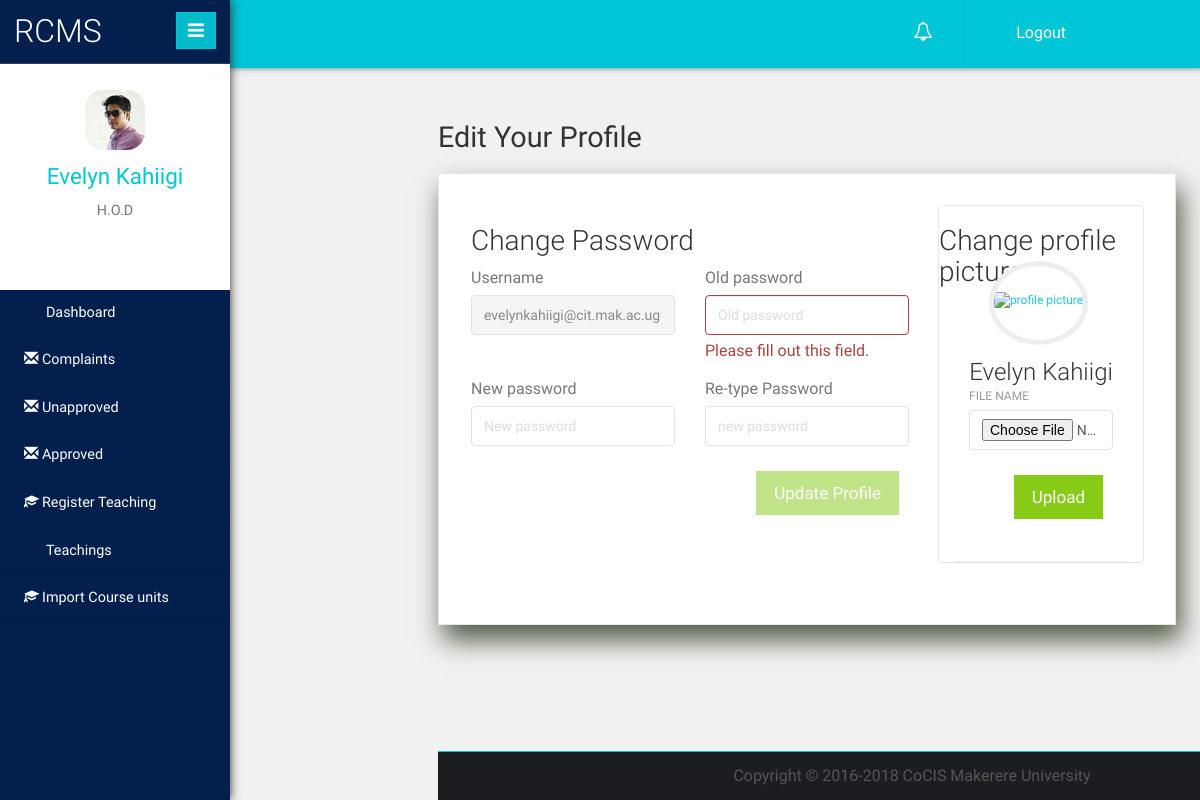
The app's page /HOD/userprofile.php (signed in) with its own data.
### tables this page shows
CREATE TABLE `users` (
  `userID` int(10) NOT NULL,
  `username` varchar(45) NOT NULL,
  `password` varchar(32) NOT NULL,
  `profilepic` varchar(100) NOT NULL,
  `usertype` varchar(20) NOT NULL,
  `last_logOn` timestamp NOT NULL DEFAULT CURRENT_TIMESTAMP ON UPDATE CURRENT_TIMESTAMP,
  `secret_code` varchar(32) NOT NULL
);

CREATE TABLE `staff` (
  `staffId` varchar(12) NOT NULL,
  `fName` varchar(20) NOT NULL,
  `lName` varchar(25) NOT NULL,
  `DOB` date NOT NULL,
  `gender` varchar(1) NOT NULL,
  `nationality` varchar(35) NOT NULL,
  `contact` varchar(15) NOT NULL,
  `email` varchar(45) NOT NULL,
  `staffType` varchar(30) NOT NULL,
  `dept_ID` int(6) NOT NULL,
  `userID` int(10) NOT NULL
);

### login_system/core.inc.php (called while the page is built, shortened)
<?php
 if (isset($_SESSION['RCMS_user_id']) && !empty($_SESSION['RCMS_user_id'])){
	 $query1="SELECT usertype FROM users WHERE userID=".$_SESSION['RCMS_user_id'];
	 $query1_run=mysqli_query($link,$query1);
	 $row=mysqli_fetch_row($query1_run);
	 $usertype=$row[0];
 }
 function getuserfield($field){
  	$query="SELECT $field FROM users WHERE userID=".$_SESSION['RCMS_user_id'];
 	if ($query_run=mysqli_query($GLOBALS['link'],$query)) {
 		if ($query_result=mysqli_fetch_row($query_run)) {
 			return $query_result[0];
 		}
 	}
 }
function getuserInfo($field,$table,$uniquefield,$uniquefieldvalue){
  	$query="SELECT $field FROM $table WHERE $uniquefield='".$uniquefieldvalue."'";
 	if ($query_run=mysqli_query($GLOBALS['link'],$query)) {
 		if ($query_result=mysqli_fetch_row($query_run)) {
 			return $query_result[0];
 		}
 	}
 }
?>

### HOD/userprofile.php (the view, shortened to what this page needs)
<?php
 require 'header.php';
?>
   <div class="graph-visual tables-main animated fadeInRight">
     <h2 class="inner-tittle">Edit Your Profile</h2>
        <div class="graph">
<div class="row">
    <div class="col-md-8">
   <div class="content">
    <form class="form" data-toggle="validator" action="" method="POST">
            <h3 class="title3">Change Password</h3>
                <div class="row">
                    <div class="col-md-6">
                        <div class="form-group">
                            <label>Username</label>
                            <input type="text" readonly class="form-control" placeholder="Username" name="UserName" required value="<?php echo $hodemail;?>">
                        </div>
                    </div>
                    <div class="col-md-6">
                        <div class="form-group">
                            <label>Old password</label>
                            <input type="password" class="form-control" placeholder="Old password" name="Oldpaswd" autofocus value="" required>
                            <div class="help-block with-errors"></div>
                        </div>
                    </div>
                </div>
                <div class="row">
                    <div class="col-md-6">
                        <div class="form-group">
                            <label>New password</label>
                            <input type="password" class="form-control" placeholder="New password" name="Newpaswd" id="Newpaswd" data-minlength="4" value="" required>
                        </div>
                    </div>
                    <div class="col-md-6">
                        <div class="form-group">
                            <label>Re-type Password</label>
                            <input type="password" class="form-control" placeholder="new password" name="Newpaswdagain" value="" required data-match="#Newpaswd" data-match-error="Whoops, the passwords don't match">
                        </div>
                    </div>
                </div>
                <button type="submit" class="btn btn-success btn-fill pull-right">Update Profile</button>
                <div class="clearfix"></div>
            </form>
        </div>
</div>
<div class="col-md-4">
<div class="card card-user">
    <div class="image">
        <h3 class="title3">Change profile picture</h3>
    </div>
    <div class="content">
        <div class="author">
             <a href="#">
            <img class="avatar border-gray down" src="<?php if(!empty($profilepic)){ echo $profilepic=getuserfield('profilepic');}else{ echo '../images/tim_vector.jpe';}?>" alt="profile picture"/>
              <h4 class="title">
              <?php echo ucfirst($hodfname." ".$hodlname);?><br />
              </h4>
            </a>
        </div>
        <div class="col-xs-12 col-sm-12 col-md-12 col-lg-12">
          <form enctype="multipart/form-data" method="POST" action="">
       <div class="form-group">
           <label>File Name</label>
           <input type="file" class="form-control" name="image" id="file" value="" required="required" title="">
        </div>
   <button type="submit" class="btn btn-success btn-fill pull-right">Upload</button>
   </form>
</div>
    </div>
    <hr>
</div>
</div>
</div>
</div>
<?php
require("../footer.php");
?>

### HOD/header.php (shortened to what this page needs)
<?php
require("../login_system/dbconnection.php");
require("../login_system/core.inc.php");
?>
<!DOCTYPE HTML>
<html>
<head>
<link href="../Assets/css/bootstrap.min.css" rel='stylesheet' type='text/css' />
<link href="../Assets/css/style.css" rel='stylesheet' type='text/css' />
<link href="../Assets/css/font-awesome.css" rel="stylesheet">
<link href="../Assets/css/animate.css" type='text/css' rel="stylesheet" />
<link href="../Assets/css/fontsgoogleapis.css" rel="stylesheet">
<link rel="stylesheet" href="../Assets/css/icon-font.min.css" type='text/css' />
<link href="../Assets/css/intlTelInput.css" rel='stylesheet' type='text/css' />
<link rel="stylesheet" href="../Assets/css/icon-font.min.css" type='text/css' />
<link href="../Assets/css/dataTables.bootstrap.min.css" rel='stylesheet' type='text/css' />
<link href="../Assets/css/buttons.bootstrap.min.css" rel='stylesheet' type='text/css' />
<link href="../Assets/css/jquery.dataTables.min.css" rel='stylesheet' type='text/css' />
<link href="../Assets/css/buttons.dataTables.min.css" rel='stylesheet' type='text/css' />
<link href="../assets/css/light-bootstrap-dashboard.css" rel="stylesheet"/>
</head>
<body>
   <div class="page-container">
	<div class="left-content">
	   <div class="inner-content">
			<div class="header-section">
						<div class="top_menu actions">
								<div class="profile_details_left">
									<ul class="nofitications-dropdown actions">
	<li class="dropdown note">
	<a href="#" id="change" type="staff" class="dropdown-toggle" data-toggle="dropdown" aria-expanded="false"><i class="fa fa-bell-o"></i> </a>
	</li>
	<li class="dropdown note">
	<span class="dropdown-toggle" aria-expanded="false">
	<a href="../login_system/logout.php" class="logout">
	<i class="lnr lnr-power-switch"></i>&nbsp;Logout
	</a>
	</span>
	</li>
	</ul>
	</div>
	<div class="clearfix"></div>
	</div>
	</div>
	<div class="sidebar-menu">
	<header class="logo">
	<a href="#" class="sidebar-icon"> <span class="fa fa-bars"></span> </a> <a href="index.html"> <span id="logo"> <h1>RCMS</h1></span>
	</a>
	</header>
	<div class="down">
		  <a href="index.html"><img src="../images/in7.jpg"></a>
		  <a href="index.html"><span class=" name-caret"><?PHP if(isset($usertype)){
	$hodemail=getuserfield('username');
	$hodfname=getuserInfo('fName','staff','email',$hodemail);
	$hodlname=getuserInfo('lName','staff','email',$hodemail);
	echo ucfirst($hodfname." ".$hodlname);}?></span></a>
		 <p><?PHP if(isset($usertype)){
		 	echo ucfirst($usertype);}?></p>
		<ul class="actions">
		<li><a class="tooltips" href="userprofile.php"><span>Profile</span><i class="lnr lnr-user"></i></a></li>
			<li><a class="tooltips" href="changesecretcode.php"><span>Settings</span><i class="lnr lnr-cog"></i></a></li>
			<li><a class="tooltips" href="../login_system/logout.php"><span>Log out</span><i class="lnr lnr-power-switch"></i></a></li>
			</ul>
		</div>
	<div class="menu actions">
		<ul id="menu" >
			<li><a href="home.php"><i class="lnr lnr-chart-bars"></i>  <span>Dashboard</span></a></li>
			<li id="menu-academico" ><a href="Complaints.php"><span class="glyphicon glyphicon-envelope"></span> <span>Complaints</span></a></li>
			<li id="menu-academico" ><a href="Unapproved.php"><span class="glyphicon glyphicon-envelope"></span> <span>Unapproved</span></a></li>
			<li id="menu-academico" ><a href="approved.php"><span class="glyphicon glyphicon-envelope"></span> <span>Approved</span></a></li>
			 <li id="menu-academico" ><a href="assigncourseunit.php"><span class="glyphicon glyphicon-education"></span></i> <span>Register Teaching</span></a></li>
			 <li id="menu-academico" ><a href="teachings.php"><i class="lnr lnr-book"></i> <span>Teachings</span></a></li>
			 <li id="menu-academico" ><a href="importcourseunit.php"><span class="glyphicon glyphicon-education"></span></i> <span>Import Course units</span></a></li>
	  </ul>
	</div>
	</div>
	</div>
	<div class="outter-wp">

### records on screen
users: username.lName "Evelyn Kahiigi", usertype "H.O.D", UserName "evelynkahiigi@cit.mak.ac.ug"
